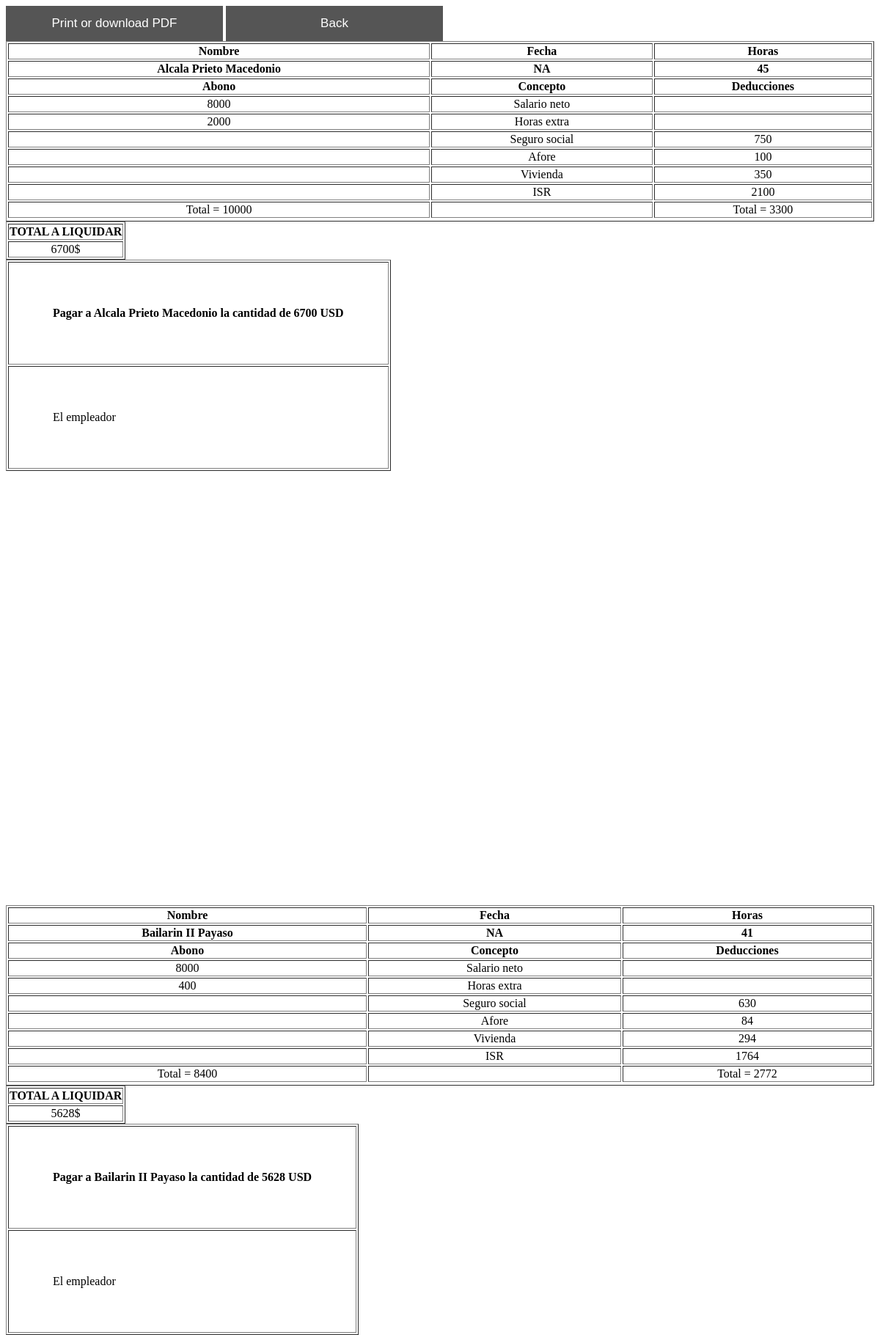
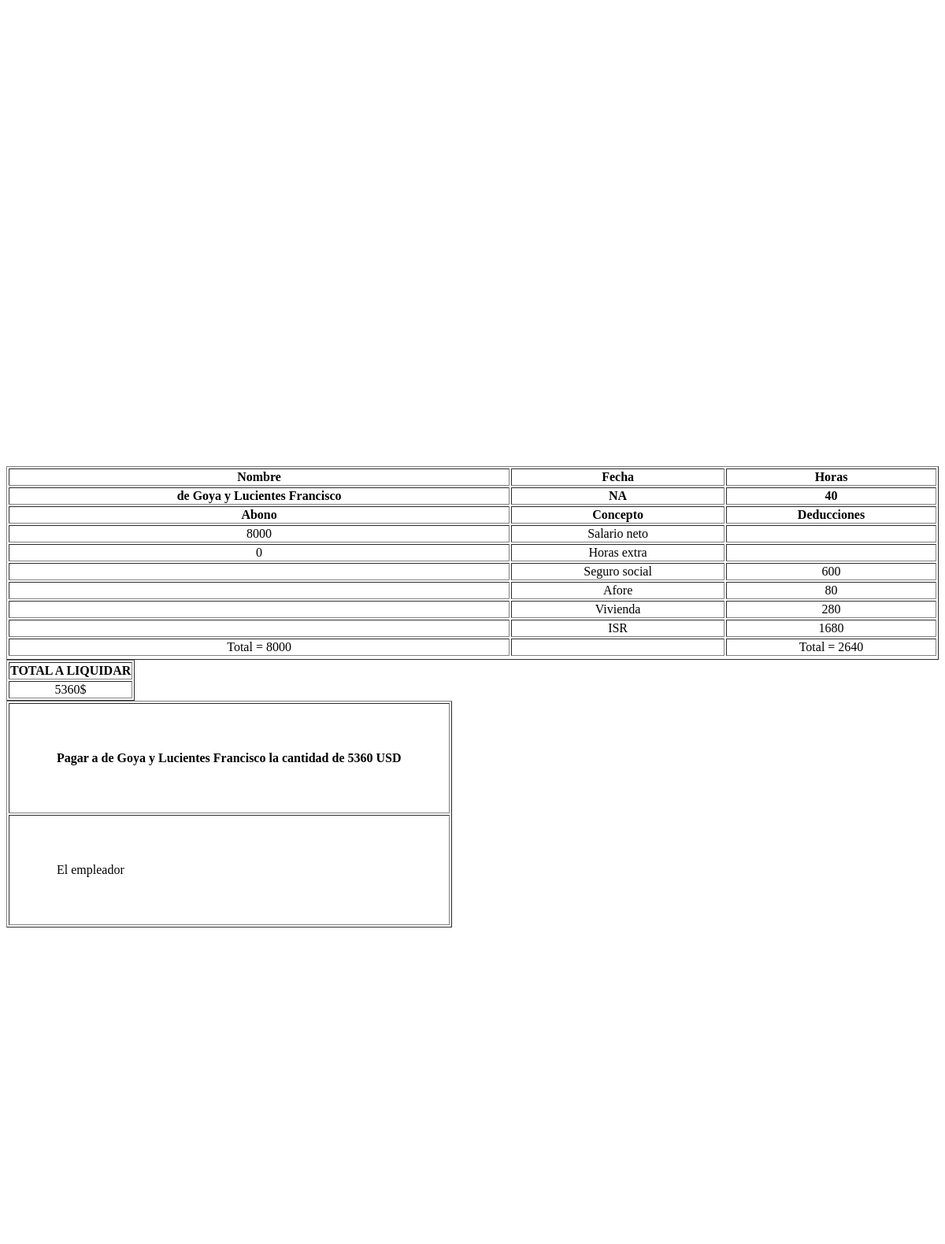
The app's page /General_Payroll.php (upper part) with its own data (2 pictures, top to bottom).
### tables this page shows
create table workers (

id int auto_increment , nombre varchar(50) , apellido_paterno varchar(50), apellido_materno varchar(50) , work_hours int ,  primary key (id)


);

create table worker_wage (

	worker_id int auto_increment , normal_hour float , extra_hour float , primary key (worker_id)

);

### General_Payroll.php (the view, shortened to what this page needs)
<!DOCTYPE html>
<html lang="en" dir="ltr">
  <head>
  </head>
  <body>
    <div class="s">
      <button onclick="window.print()">Print or download PDF</button>
      <button onclick="window.location.href = 'index.php'">Back</button>
    </div>
    <?php
    $conn = new mysqli("localhost" , "root" , "superman" , "business_1");
    $data = $conn->query("SELECT * from workers order by apellido_paterno;");
    $wa =   $conn->query("SELECT * from worker_wage , workers WHERE worker_id = id;");
  while ($t = mysqli_fetch_array($data)){
    $f = "NA";
    $n = $t ['apellido_paterno']; $n .= " "; $n .= $t['apellido_materno'];  $n .= " "; $n .=  $t['nombre'];
    $h = $t ['work_hours'];
    while ($d = mysqli_fetch_array($wa)){
    $w = $d ['normal_hour'];
  }
    $isr = 0;
    if ($h > 40){
      $extra_hours = ($h - 40 );
      $net_wage = $w * 40 + ($extra_hours * $w * 2);
    }else{
      $net_wage = $w * $h;
      $extra_hours = 0;
    }
    $ss = $net_wage * 0.075;
    $afore =  abs($net_wage * 0.065 - $ss);
    $vi = abs($net_wage * 0.05 - $ss - $afore);
    if ($net_wage > 1000){
      $isr = abs(0.33 * $net_wage - $ss - $afore - $vi);
    }else{
      $isr = abs(0.25 * $net_wage - $ss - $afore - $vi);
    }
     ?>
      <table border = "1px" style = "text-align:center; width:100%;">
        <thead>
          <th>Nombre</th>
          <th>Fecha</th>
          <th>Horas</th>
        </thead>
        <thead>
          <th><?php echo $n; ?></th>
          <th><?php echo $f; ?></th>
          <th><?php echo $h; ?></th>
        </thead>
        <thead>
          <th>Abono</th>
          <th>Concepto</th>
          <th>Deducciones</th>
        </thead>
        <tbody>
          <tr>
            <td><?php echo $net_wage - ($extra_hours * $w * 2) ; ?></td>
            <td>Salario neto</td>
            <td></td>
          </tr>
          <tr>
            <td><?php echo ($extra_hours * $w * 2) ; ?></td>
            <td>Horas extra</td>
            <td></td>
          </tr>
          <tr>
            <td></td>
            <td>Seguro social</td>
            <td><?php echo $ss; ?></td>
          </tr>
          <tr>
            <td></td>
            <td>Afore</td>
            <td><?php echo $afore; ?></td>
          </tr>
          <tr>
            <td></td>
            <td>Vivienda</td>
            <td><?php echo $vi;?></td>
          </tr>
          <tr>
            <td></td>
            <td>ISR</td>
            <td><?php echo $isr ; ?></td>
          </tr>
          <tr>
            <td>Total = <?php echo $net_wage; ?></td>
            <td></td>
            <td>Total = <?php echo $ss + $afore + $vi + $isr; ?></td>
          </tr>
        </tbody>
      </table>
      <table border= "1px" style="text-align:center;">
        <thead>
          <th>TOTAL A LIQUIDAR</th>
        </thead>
        <tbody>
          <tr>
            <td><?php echo $net_wage - ($ss + $afore + $vi + $isr); ?>$</td>
          </tr>
        </tbody>
      </table>
      <table border="1px" style="margin-bottom: 50%;">
        <thead>
          <th style="text-align:left; padding:60px;"> Pagar  a <?php echo "$n " ?>la cantidad de <?php echo $net_wage - ($ss + $afore + $vi + $isr); ?> USD </th>
        </thead>
        <tbody>
          <tr>
            <td style="text-align:left; padding:60px;" >El empleador</td>
          </tr>
        </tbody>
      </table>
    <?php } ?>
  </body>
</html>

### General_Payroll.php (style rules this page uses)
button { background-color: #555; color: white; float: center; border: none; outline: none; cursor: pointer; padding: 14px 16px; font-size: 17px; width: 25%; }

### records on screen
workers: n "Alcala Prieto Macedonio", f "NA", work_hours "45", $net_wage-($extra_hours*$w*2) "8000", $extra_hours*$w*2 "2000", work_hours.normal_hour "750", work_hours.normal_hour "100", work_hours.normal_hour "350", work_hours.normal_hour "2100", work_hours.normal_hour "10000", $ss + $afore + $vi + $isr "3300", $net_wage - ($ss + $afore + $vi + $isr) "6700"
workers: n "Bailarin II Payaso", f "NA", work_hours "41", $extra_hours*$w*2 "400"
worker_wage: $net_wage-($extra_hours*$w*2) "8000", normal_hour.work_hours "630", normal_hour.work_hours "84", normal_hour.work_hours "294", normal_hour.work_hours "1764", normal_hour.work_hours "8400", $ss + $afore + $vi + $isr "2772", $net_wage - ($ss + $afore + $vi + $isr) "5628", normal_hour.work_hours "600", normal_hour.work_hours "80", normal_hour.work_hours "280", normal_hour.work_hours "1680", normal_hour.work_hours "8000", $ss + $afore + $vi + $isr "2640", $net_wage - ($ss + $afore + $vi + $isr) "5360"
workers: n "de Goya y Lucientes Francisco", f "NA", work_hours "40", $extra_hours*$w*2 "0"
